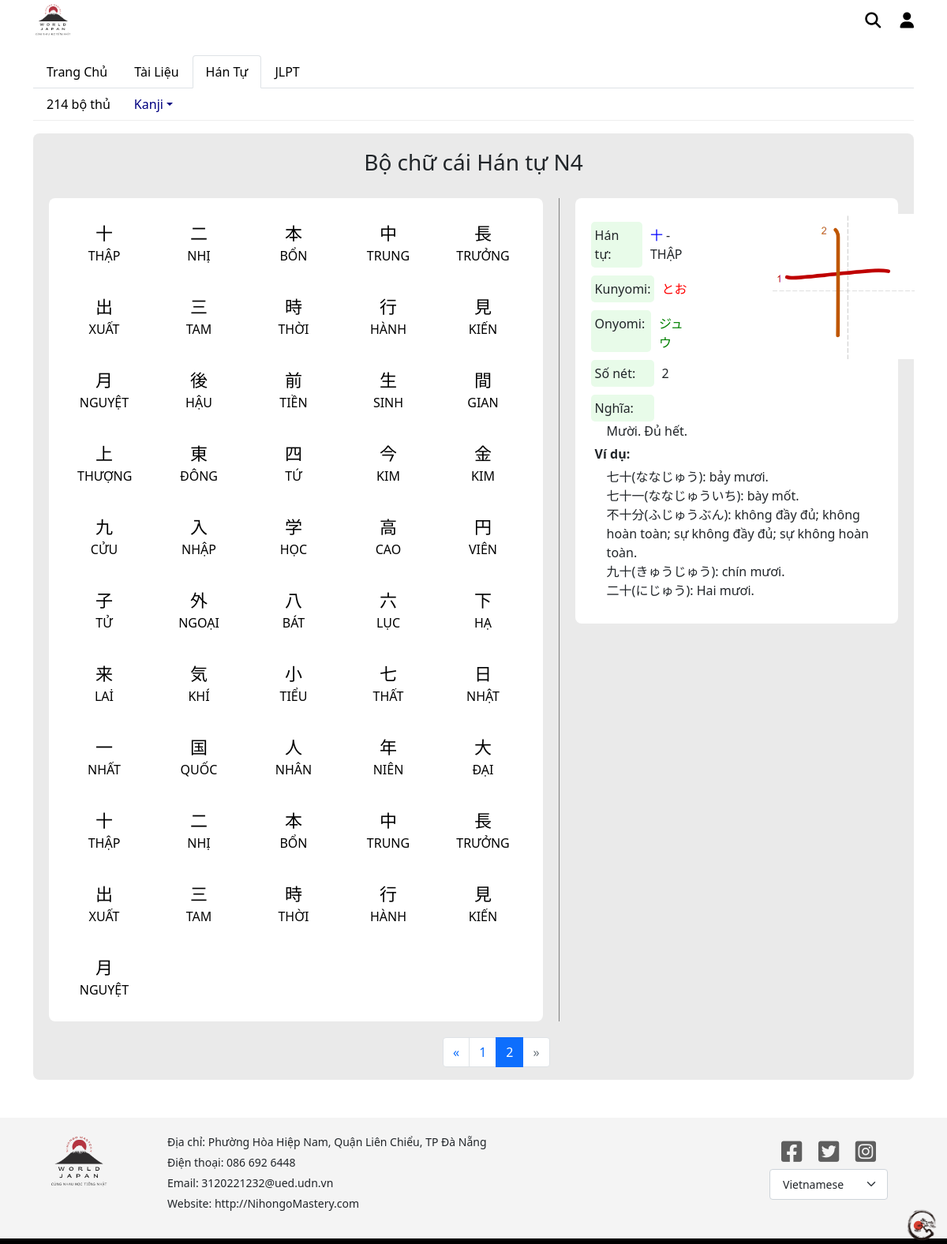
The app's page /Source/source_kanji/kanji/kanjiN4-2.php with its own data.
### tables this page shows
CREATE TABLE itemKanji(
	id INT AUTO_INCREMENT PRIMARY KEY,
	level_kanji_id INT NOT NULL,
	FOREIGN KEY(level_kanji_id) REFERENCES level_kanji(id),
	item VARCHAR(20) NOT NULL,
	hanTu VARCHAR(255) NOT NULL,
	kunyomi VARCHAR(255),
	onyomi VARCHAR(255),
	soNetChu INT NOT NULL,
	yNghia TEXT NOT NULL,
	imgItem VARCHAR(255) NOT NULL,
	vd_1 TEXT,
	vd_2 TEXT,
	vd_3 TEXT,
	vd_4 TEXT,
	vd_5 TEXT
);

### Source/source_kanji/kanji/kanjiN4-2.php (the view, shortened to what this page needs)
<?php
    $localhost = "localhost";
    $username = "root";
    $password = "";
    $dbname = "dacn";
    $conn = new mysqli($localhost,$username,$password,$dbname);
    $sql_item = "SELECT item,hanTu FROM itemKanji
    WHERE level_kanji_id like '4';";
    $sql = "SELECT * FROM itemKanji
        WHERE level_kanji_id like '4';";
    $check = $conn->query($sql_item);
    $result = $conn->query($sql);
?>
<!DOCTYPE html>
<html lang="en">
<head>
    <link rel="stylesheet" href="https://cdnjs.cloudflare.com/ajax/libs/bootstrap/5.0.1/css/bootstrap.min.css" />
    <link rel="stylesheet" href="https://cdnjs.cloudflare.com/ajax/libs/font-awesome/6.1.1/css/all.min.css" />
    <link rel="stylesheet" href="kanji.css">
</head>
<body>
    <div class="container-xl">
        <div class="row ">
            <div class="col bar">
                <div class="logo">
                    <a href="#">
                        <img src="./../../image/Nihongo_Master_Logo.png" style="width: 50px;" alt="">
                    </a>
                </div>
            </div>
            <div class="col d-flex justify-content-end bar">
                <div class="login_search" style="margin-top: 11px; ">
                    <a href="#" style="color: black; font-size: 20px; margin-right: 20px;"><i class="fas fa-search"></i></a>
                    <a href="./../../user/info/user.php" style="color: black;font-size: 20px;"><i class="fas fa-user"></i></a>
                </div>
            </div>
        </div>
        <div class="row menu">
            <div class="col">
                <ul class="nav nav-tabs" id="myTab" role="tablist">
                    <li class="nav-item" role="presentation">
                        <button class="nav-link" id="Trang_Chu-tab" data-bs-toggle="tab" data-bs-target="#Trang_Chu" type="button" role="tab" aria-controls="Trang_Chu" aria-selected="false">
                            <span style="color: black;">
                                <a style="text-decoration: none; color: black;" href="./../../home.php">Trang Chủ</a>
                            </span>
                        </button>
                    </li>
                    <li class="nav-item" role="presentation">
                        <button class="nav-link" id="Tai_Lieu-tab" data-bs-toggle="tab" data-bs-target="#Tai_Lieu" type="button" role="tab" aria-controls="Tai_Lieu" aria-selected="false">
                            <span style="color: black;">
                                <a style="text-decoration: none; color: black;" href="./../../source_tai_lieu/tailieu.php">Tài Liệu</a>
                            </span>
                        </button>
                    </li>
                    <li class="nav-item" role="presentation">
                        <button class="nav-link active" id="Han_Tu-tab" data-bs-toggle="tab" data-bs-target="#Han_Tu" type="button" role="tab" aria-controls="Han_Tu" aria-selected="true">
                            <span style="color: black;">
                                <a style="text-decoration: none; color: black;" href="./../bo_thu/bo_thu.php">Hán Tự</a>
                            </span>
                        </button>
                    </li>
                    <li class="nav-item" role="presentation">
                        <button class="nav-link" id="JLPT-tab" data-bs-toggle="tab" data-bs-target="#JLPT" type="button" role="tab" aria-controls="JLPT" aria-selected="false">
                        <span style="color: black;">
                                <a style="text-decoration: none; color: black;" href="./../../source_JLPT/JLPT_Test.php">JLPT</a>
                            </span>
                        </button>
                    </li>
                </ul>
            </div>
        </div>
        <div class="tab-content">
            <div class="tab-pane active" id="Han_Tu" role="tabpanel" aria-labelledby="Han_Tu-tab">
                <div class="menu_bar">
                    <ul>
                        <li class="nav-item dropdown">
                            <a href="./../bo_thu/bo_thu.php">214 bộ thủ</a>
                            <hr>
                        </li>
                        <li class="nav-item dropdown">
                            <a class="nav-link dropdown-toggle" href="#" style="color: navy;" id="dropdownId" data-bs-toggle="dropdown" aria-haspopup="true" aria-expanded="false">Kanji</a>
                            <hr>
                        </li>
                    </ul>
                </div>
                <hr style="color: rgb(189, 189, 189); margin-top: 0px;">
                <div class="content_number-page">
                    <h3 style="padding-top: 20px; text-align: center;">Bộ chữ cái Hán tự N4</h3>
                    <div class="content">
                        <ul class="nav nav-tabs" id="myTab" role="tablist">
                            <?php if (!is_null($check)): ?>
                                <?php $count=0; ?>
                                <?php while ($row = $check->fetch_assoc()): ?>
                                    <?php $count++; ?>
                                    <?php if($count > 60): ?>
                                        <li class="nav-item list_item" role="presentation">
                                            <button class="nav-link <?php if($count === 61){echo "active";} ?> item" id="<?php echo $item = $row['item']."-tab"; ?>" data-bs-toggle="tab" data-bs-target="<?php echo "#".$item = $row['item']; ?>" type="button" role="tab" aria-controls="<?php echo $item = $row['item']; ?>" aria-selected="<?php if($count === 61){echo "true";}else{echo "false";} ?>">
                                                <div class="itemHanTu">
                                                    <?php echo $item = $row['item']; ?>
                                                </div>
                                                <div class="hanTu">
                                                    <?php echo $hanTu = $row['hanTu']; ?>
                                                </div>
                                            </button>
                                        </li>
                                    <?php endif ?>
                                <?php endwhile; ?>
                            <?php endif; ?>
                        </ul>
                        <div class="tab-content">
                            <?php if (!is_null($result)): ?>
                                <?php $count=0; ?>
                                <?php while ($row = $result->fetch_assoc()): ?>
                                    <?php $count++; ?>
                                    <?php if($count > 60): ?>
                                    <div class="tab-pane <?php if($count === 61){echo "active";} ?>" id="<?php echo $item=$row['item']; ?>" role="tabpanel" aria-labelledby="<?php echo $item=$row['item']."-tab" ?>">
                                        <div style="display: flex;">
                                            <div class="left">
                                                <div class="item_HanTu">
                                                    <div class="title_item">
                                                        Hán tự:
                                                    </div>
                                                    <div style="margin-top: 5px;">
                                                        <span style="color: blue;">
                                                            <?php echo $item = $row['item']; ?>
                                                        </span>
                                                        <span>
                                                            <?php echo " - ". $hanTu = $row['hanTu']; ?>
                                                        </span>
                                                    </div>
                                                </div>
                                                <div class="item_Kunyomi">
                                                    <div class="title_item">
                                                        Kunyomi:
                                                    </div>
                                                    <span style="color: red; margin-top: 5px;">
                                                        <?php echo $kunyomi = $row['kunyomi']; ?>
                                                    </span>
                                                </div>
                                                <div class="item_Onyomi">
                                                    <div class="title_item">
                                                        Onyomi:
                                                    </div>
                                                    <span style="color: green; margin-top: 5px;">
                                                        <?php echo $onyomi = $row['onyomi']; ?>
                                                    </span>
                                                </div>
                                                <div class="item_SoNet">
                                                    <div class="title_item">
                                                        Số nét:
                                                    </div>
                                                    <span style="margin-top: 5px;" >
                                                        <?php echo $soNetChu = $row['soNetChu']; ?>
                                                    </span>
                                                </div>
                                            </div>
                                            <div class="right" style="margin-left: 100px;">
                                                <div class="imgKanji" style="width: 180px;">
                                                    <img style="width: 100%;" src=" <?php echo "./../../image/kanji_jlpt/". $imgItem = $row['imgItem']; ?>" alt="">
                                                </div>
                                            </div>
                                        </div>
                                        <div class="item_yNghia" style="margin-top: 10px;">
                                            <div class="title_item">
                                                Nghĩa:
                                            </div>
                                            <span style=" margin-left: 20px;">
                                                <?php echo $yNghia = $row['yNghia']; ?>
                                            </span>
                                        </div>
                                        <div class="item_viDu">
                                            <div class="title_item" style="background-color: white; font-weight: bold;">
                                                Ví dụ:
                                            </div>
                                            <div style=" margin-left: 20px;">
                                                <?php echo $vd_1 = $row['vd_1']."."; ?>
                                            </div>
                                            <div style=" margin-left: 20px;">
                                                <?php echo $vd_2 = $row['vd_2']."."; ?>
                                            </div>
                                            <div style=" margin-left: 20px;">
                                                <?php echo $vd_3 = $row['vd_3']."."; ?>
                                            </div>
                                            <div style=" margin-left: 20px;">
                                                <?php echo $vd_4 = $row['vd_4']."."; ?>
                                            </div>
                                            <div style=" margin-left: 20px;">
                                                <?php echo $vd_5 = $row['vd_5']."."; ?>
                                            </div>
                                        </div>
                                    </div>
                                    <?php endif ?>
                                <?php endwhile; ?>
                            <?php endif; ?>
                        </div>
                    </div>
                    <nav aria-label="Page navigation" style="width: 60%; display: flex; justify-content: end;">
                      <ul class="pagination" style="margin-right: 15px;">
                        <li class="page-item">
                          <a class="page-link" href="./kanjiN4.php" aria-label="Previous">
                            <span aria-hidden="true">&laquo;</span>
                          </a>
                        </li>
                        <li class="page-item "><a class="page-link" href="./kanjiN4.php">1</a></li>
                        <li class="page-item active" aria-current="page"><a class="page-link" href="./kanjiN4-2.php">2</a></li>
                        <li class="page-item disabled">
                          <a class="page-link" href="./kanjiN4-2.php" aria-label="Next">
                            <span aria-hidden="true">&raquo;</span>
                          </a>
                        </li>
                      </ul>
                    </nav>
                </div>
                </div>
            </div>
        </div>
    <br><br>
    <div class="container-fluid Information">
        <div class="row">
            <div class="col-2 infocomment">
                <div class="logo">
                    <a href="#">
                        <img src="./../../image/Nihongo_Master_Logo.png" style="width: 80px;" alt="">
                    </a>
                </div>
            </div>
            <div class="col-7 infocomment" style="text-align: start;">
                <div class="item_info">
                    Địa chỉ: Phường Hòa Hiệp Nam, Quận Liên Chiểu, TP Đà Nẵng
                </div>
                <div class="item_info">
                    Điện thoại: 086 692 6448
                </div>
                <div class="item_info">
                    Email: 3120221232@ued.udn.vn
                </div>
                <div class="item_info">
                    Website: http://NihongoMastery.com
                </div>
            </div>
            <div class="col-3">
                <div style="display: flex; margin: auto;  width: 120px; justify-content: space-between;">
                    <div class="item_logo">
                        <a href="#"><i class="fab fa-facebook-square"></i></a>
                    </div>
                    <div class="item_logo">
                        <a href="#"><i class="fab fa-twitter-square"></i></a>
                    </div>
                    <div class="item_logo">
                        <a href="#"><i class="fab fa-instagram-square"></i>
                        </a>
                    </div>
                </div>
                <div style="width: 150px; margin: 0 auto;">
                    <select class="form-select form-select-lg " name="" id="" style="font-size: 14px;">
                        <option value="vn" selected>Vietnamese</option>
                    </select>
                </div>
            </div>
            <div class="logo_bar">
                <img src="./../../image/image_bg/Bar background.png" alt="">
            </div>
        </div>
    </div>
</body>
</html>

### records on screen
itemkanji: item "十", hanTu "THẬP", kunyomi "とお", onyomi "ジュウ", soNetChu "2", imgItem (picture), yNghia "Mười. Đủ hết.", vd_1 "七十(ななじゅう): bảy mươi.", vd_2 "七十一(ななじゅういち): bày mốt.", vd_3 "不十分(ふじゅうぶん): không đầy đủ; không hoàn toàn; sự không đầy đủ; sự không hoàn toàn.", vd_4 "九十(きゅうじゅう): chín mươi.", vd_5 "二十(にじゅう): Hai mươi."

### other values on screen
$item = $row['item'] "十"
$hanTu = $row['hanTu'] "THẬP"
$item = $row['item'] "二"
$hanTu = $row['hanTu'] "NHỊ"
$item = $row['item'] "本"
$hanTu = $row['hanTu'] "BỔN"
$item = $row['item'] "中"
$hanTu = $row['hanTu'] "TRUNG"
$item = $row['item'] "長"
$hanTu = $row['hanTu'] "TRƯỞNG"
$item = $row['item'] "出"
$hanTu = $row['hanTu'] "XUẤT"
$item = $row['item'] "三"
$hanTu = $row['hanTu'] "TAM"
$item = $row['item'] "時"
